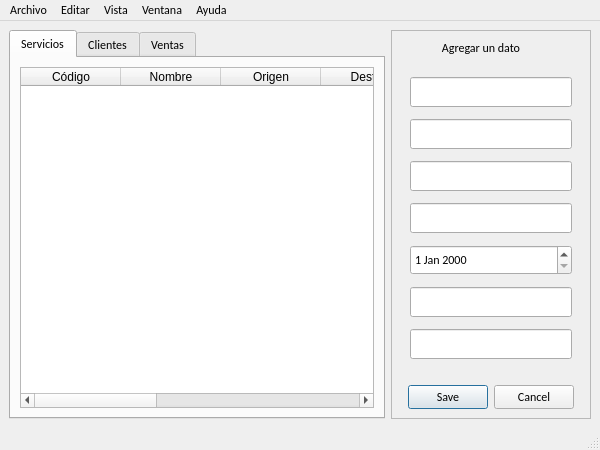
<?xml version="1.0" encoding="UTF-8"?>
<ui version="4.0">
 <class>MainWindow</class>
 <widget class="QMainWindow" name="MainWindow">
  <property name="geometry">
   <rect>
    <x>0</x>
    <y>0</y>
    <width>600</width>
    <height>450</height>
   </rect>
  </property>
  <property name="minimumSize">
   <size>
    <width>600</width>
    <height>450</height>
   </size>
  </property>
  <property name="font">
   <font>
    <family>Calibri</family>
   </font>
  </property>
  <property name="cursor">
   <cursorShape>ArrowCursor</cursorShape>
  </property>
  <property name="mouseTracking">
   <bool>false</bool>
  </property>
  <property name="windowTitle">
   <string>SAT La nacional</string>
  </property>
  <property name="tabShape">
   <enum>QTabWidget::Triangular</enum>
  </property>
  <widget class="QWidget" name="centralwidget">
   <property name="sizePolicy">
    <sizepolicy hsizetype="Expanding" vsizetype="Expanding">
     <horstretch>0</horstretch>
     <verstretch>0</verstretch>
    </sizepolicy>
   </property>
   <property name="styleSheet">
    <string notr="true"/>
   </property>
   <layout class="QHBoxLayout" name="horizontalLayout_3">
    <item>
     <widget class="QTabWidget" name="main">
      <property name="enabled">
       <bool>true</bool>
      </property>
      <property name="sizePolicy">
       <sizepolicy hsizetype="Expanding" vsizetype="Expanding">
        <horstretch>0</horstretch>
        <verstretch>0</verstretch>
       </sizepolicy>
      </property>
      <property name="styleSheet">
       <string notr="true"/>
      </property>
      <property name="tabPosition">
       <enum>QTabWidget::North</enum>
      </property>
      <property name="currentIndex">
       <number>0</number>
      </property>
      <property name="usesScrollButtons">
       <bool>false</bool>
      </property>
      <property name="documentMode">
       <bool>false</bool>
      </property>
      <property name="tabsClosable">
       <bool>false</bool>
      </property>
      <property name="movable">
       <bool>false</bool>
      </property>
      <widget class="QWidget" name="servicios">
       <attribute name="title">
        <string>Servicios</string>
       </attribute>
       <layout class="QHBoxLayout" name="horizontalLayout_2">
        <item>
         <widget class="QTableWidget" name="tablaServicios">
          <column>
           <property name="text">
            <string>Código</string>
           </property>
          </column>
          <column>
           <property name="text">
            <string>Nombre</string>
           </property>
          </column>
          <column>
           <property name="text">
            <string>Origen</string>
           </property>
          </column>
          <column>
           <property name="text">
            <string>Destino</string>
           </property>
          </column>
          <column>
           <property name="text">
            <string>Precio de venta</string>
           </property>
          </column>
          <column>
           <property name="text">
            <string>Hora de salida</string>
           </property>
          </column>
          <column>
           <property name="text">
            <string>Puestos</string>
           </property>
          </column>
          <column>
           <property name="text">
            <string>Kilos </string>
           </property>
          </column>
         </widget>
        </item>
       </layout>
      </widget>
      <widget class="QWidget" name="clientes">
       <attribute name="title">
        <string>Clientes</string>
       </attribute>
       <layout class="QHBoxLayout" name="horizontalLayout_5">
        <item>
         <widget class="QTableWidget" name="tablaClientes">
          <column>
           <property name="text">
            <string>Identificación</string>
           </property>
          </column>
          <column>
           <property name="text">
            <string>Nombre</string>
           </property>
          </column>
          <column>
           <property name="text">
            <string>Apellido</string>
           </property>
          </column>
          <column>
           <property name="text">
            <string>Teléfono</string>
           </property>
          </column>
          <column>
           <property name="text">
            <string>Dirección</string>
           </property>
          </column>
          <column>
           <property name="text">
            <string>Correo</string>
           </property>
          </column>
         </widget>
        </item>
       </layout>
      </widget>
      <widget class="QWidget" name="ventas">
       <property name="sizePolicy">
        <sizepolicy hsizetype="Expanding" vsizetype="Expanding">
         <horstretch>0</horstretch>
         <verstretch>0</verstretch>
        </sizepolicy>
       </property>
       <attribute name="title">
        <string>Ventas</string>
       </attribute>
       <layout class="QHBoxLayout" name="horizontalLayout_6">
        <item>
         <widget class="QTableWidget" name="tablaVentas">
          <column>
           <property name="text">
            <string>No Factura</string>
           </property>
           <property name="textAlignment">
            <set>AlignJustify|AlignVCenter</set>
           </property>
          </column>
          <column>
           <property name="text">
            <string>Identificación</string>
           </property>
          </column>
          <column>
           <property name="text">
            <string>Código</string>
           </property>
          </column>
          <column>
           <property name="text">
            <string>Cantidad</string>
           </property>
          </column>
         </widget>
        </item>
       </layout>
      </widget>
     </widget>
    </item>
    <item>
     <widget class="QFrame" name="sideaBar">
      <property name="minimumSize">
       <size>
        <width>200</width>
        <height>0</height>
       </size>
      </property>
      <property name="maximumSize">
       <size>
        <width>200</width>
        <height>16777215</height>
       </size>
      </property>
      <property name="frameShape">
       <enum>QFrame::StyledPanel</enum>
      </property>
      <property name="frameShadow">
       <enum>QFrame::Raised</enum>
      </property>
      <layout class="QVBoxLayout" name="verticalLayout">
       <item>
        <widget class="QLabel" name="titulo">
         <property name="minimumSize">
          <size>
           <width>160</width>
           <height>0</height>
          </size>
         </property>
         <property name="maximumSize">
          <size>
           <width>160</width>
           <height>30</height>
          </size>
         </property>
         <property name="text">
          <string>Agregar un dato</string>
         </property>
         <property name="alignment">
          <set>Qt::AlignCenter</set>
         </property>
        </widget>
       </item>
       <item>
        <widget class="QStackedWidget" name="stackedWidget">
         <property name="currentIndex">
          <number>0</number>
         </property>
         <widget class="QWidget" name="agregarServicio">
          <layout class="QVBoxLayout" name="verticalLayout_2">
           <item>
            <widget class="QLineEdit" name="codigo">
             <property name="maximumSize">
              <size>
               <width>200</width>
               <height>30</height>
              </size>
             </property>
            </widget>
           </item>
           <item>
            <widget class="QLineEdit" name="nombreServicio">
             <property name="maximumSize">
              <size>
               <width>200</width>
               <height>30</height>
              </size>
             </property>
            </widget>
           </item>
           <item>
            <widget class="QLineEdit" name="origen">
             <property name="maximumSize">
              <size>
               <width>200</width>
               <height>30</height>
              </size>
             </property>
            </widget>
           </item>
           <item>
            <widget class="QLineEdit" name="destino">
             <property name="maximumSize">
              <size>
               <width>200</width>
               <height>30</height>
              </size>
             </property>
            </widget>
           </item>
           <item>
            <widget class="QDateEdit" name="salida">
             <property name="maximumSize">
              <size>
               <width>200</width>
               <height>30</height>
              </size>
             </property>
            </widget>
           </item>
           <item>
            <widget class="QLineEdit" name="puestos">
             <property name="maximumSize">
              <size>
               <width>200</width>
               <height>30</height>
              </size>
             </property>
            </widget>
           </item>
           <item>
            <widget class="QLineEdit" name="kilos">
             <property name="maximumSize">
              <size>
               <width>200</width>
               <height>30</height>
              </size>
             </property>
            </widget>
           </item>
          </layout>
         </widget>
         <widget class="QWidget" name="agregarCliente">
          <layout class="QVBoxLayout" name="verticalLayout_3">
           <item>
            <widget class="QLineEdit" name="identificacion">
             <property name="maximumSize">
              <size>
               <width>200</width>
               <height>30</height>
              </size>
             </property>
            </widget>
           </item>
           <item>
            <widget class="QLineEdit" name="nombreCliente">
             <property name="maximumSize">
              <size>
               <width>200</width>
               <height>30</height>
              </size>
             </property>
            </widget>
           </item>
           <item>
            <widget class="QLineEdit" name="apellidoCliente">
             <property name="maximumSize">
              <size>
               <width>200</width>
               <height>30</height>
              </size>
             </property>
            </widget>
           </item>
           <item>
            <widget class="QLineEdit" name="telefono">
             <property name="maximumSize">
              <size>
               <width>200</width>
               <height>30</height>
              </size>
             </property>
            </widget>
           </item>
           <item>
            <widget class="QLineEdit" name="direccion">
             <property name="maximumSize">
              <size>
               <width>200</width>
               <height>30</height>
              </size>
             </property>
             <property name="text">
              <string/>
             </property>
            </widget>
           </item>
           <item>
            <widget class="QLineEdit" name="correoCliente">
             <property name="maximumSize">
              <size>
               <width>200</width>
               <height>30</height>
              </size>
             </property>
             <property name="text">
              <string/>
             </property>
            </widget>
           </item>
          </layout>
         </widget>
         <widget class="QWidget" name="agregarVenta">
          <layout class="QVBoxLayout" name="verticalLayout_4">
           <item>
            <widget class="QLineEdit" name="noFactura">
             <property name="maximumSize">
              <size>
               <width>200</width>
               <height>30</height>
              </size>
             </property>
            </widget>
           </item>
           <item>
            <widget class="QLineEdit" name="noIdentificacionVenta">
             <property name="maximumSize">
              <size>
               <width>200</width>
               <height>30</height>
              </size>
             </property>
            </widget>
           </item>
           <item>
            <widget class="QLineEdit" name="codigoVenta">
             <property name="maximumSize">
              <size>
               <width>200</width>
               <height>30</height>
              </size>
             </property>
            </widget>
           </item>
           <item>
            <widget class="QLineEdit" name="cantidadVenta">
             <property name="maximumSize">
              <size>
               <width>200</width>
               <height>30</height>
              </size>
             </property>
             <property name="text">
              <string/>
             </property>
            </widget>
           </item>
          </layout>
         </widget>
        </widget>
       </item>
       <item>
        <widget class="QDialogButtonBox" name="guardar">
         <property name="maximumSize">
          <size>
           <width>200</width>
           <height>30</height>
          </size>
         </property>
         <property name="orientation">
          <enum>Qt::Horizontal</enum>
         </property>
         <property name="standardButtons">
          <set>QDialogButtonBox::Cancel|QDialogButtonBox::Save</set>
         </property>
         <property name="centerButtons">
          <bool>true</bool>
         </property>
        </widget>
       </item>
      </layout>
     </widget>
    </item>
   </layout>
  </widget>
  <widget class="QMenuBar" name="menuBar">
   <property name="geometry">
    <rect>
     <x>0</x>
     <y>0</y>
     <width>600</width>
     <height>21</height>
    </rect>
   </property>
   <widget class="QMenu" name="menuEditar">
    <property name="title">
     <string>Editar</string>
    </property>
    <addaction name="actionDeshacer"/>
    <addaction name="actionRehacer"/>
    <addaction name="separator"/>
    <addaction name="actionCortar"/>
    <addaction name="actionCopiar"/>
    <addaction name="actionPegar"/>
    <addaction name="actionEliminar"/>
   </widget>
   <widget class="QMenu" name="menuArchivo">
    <property name="title">
     <string>Archivo</string>
    </property>
    <addaction name="actionGuardar"/>
    <addaction name="separator"/>
    <addaction name="actionSali"/>
   </widget>
   <widget class="QMenu" name="menuAyuda">
    <property name="title">
     <string>Ayuda</string>
    </property>
    <addaction name="actionAcerca_de_SAT"/>
    <addaction name="separator"/>
    <addaction name="actionDocumentaci_n"/>
   </widget>
   <widget class="QMenu" name="menuVista">
    <property name="title">
     <string>Vista</string>
    </property>
    <addaction name="actionModo_oscuro"/>
   </widget>
   <widget class="QMenu" name="menuVentana">
    <property name="title">
     <string>Ventana</string>
    </property>
    <addaction name="actionMinimizar"/>
    <addaction name="actionMaximizar"/>
   </widget>
   <addaction name="menuArchivo"/>
   <addaction name="menuEditar"/>
   <addaction name="menuVista"/>
   <addaction name="menuVentana"/>
   <addaction name="menuAyuda"/>
  </widget>
  <widget class="QStatusBar" name="statusBar">
   <property name="cursor">
    <cursorShape>SizeHorCursor</cursorShape>
   </property>
  </widget>
  <action name="actionDocumentaci_n">
   <property name="text">
    <string>Documentación</string>
   </property>
  </action>
  <action name="actionDeshacer">
   <property name="text">
    <string>Deshacer</string>
   </property>
  </action>
  <action name="actionRehacer">
   <property name="text">
    <string>Rehacer</string>
   </property>
  </action>
  <action name="actionGuardar">
   <property name="text">
    <string>Guardar</string>
   </property>
  </action>
  <action name="actionSali">
   <property name="text">
    <string>Salir del programa</string>
   </property>
  </action>
  <action name="actionfhdsjafd">
   <property name="text">
    <string>fhdsjafd</string>
   </property>
  </action>
  <action name="actionCortar">
   <property name="text">
    <string>Cortar</string>
   </property>
  </action>
  <action name="actionCopiar">
   <property name="text">
    <string>Copiar</string>
   </property>
  </action>
  <action name="actionPegar">
   <property name="text">
    <string>Pegar</string>
   </property>
  </action>
  <action name="actionEliminar">
   <property name="text">
    <string>Eliminar</string>
   </property>
  </action>
  <action name="actionModo_oscuro">
   <property name="text">
    <string>Modo oscuro</string>
   </property>
  </action>
  <action name="actionMinimizar">
   <property name="text">
    <string>Minimizar</string>
   </property>
  </action>
  <action name="actionMaximizar">
   <property name="text">
    <string>Maximizar</string>
   </property>
  </action>
  <action name="actionAcerca_de_SAT">
   <property name="text">
    <string>Acerca de SAT</string>
   </property>
  </action>
 </widget>
 <resources/>
 <connections/>
</ui>
